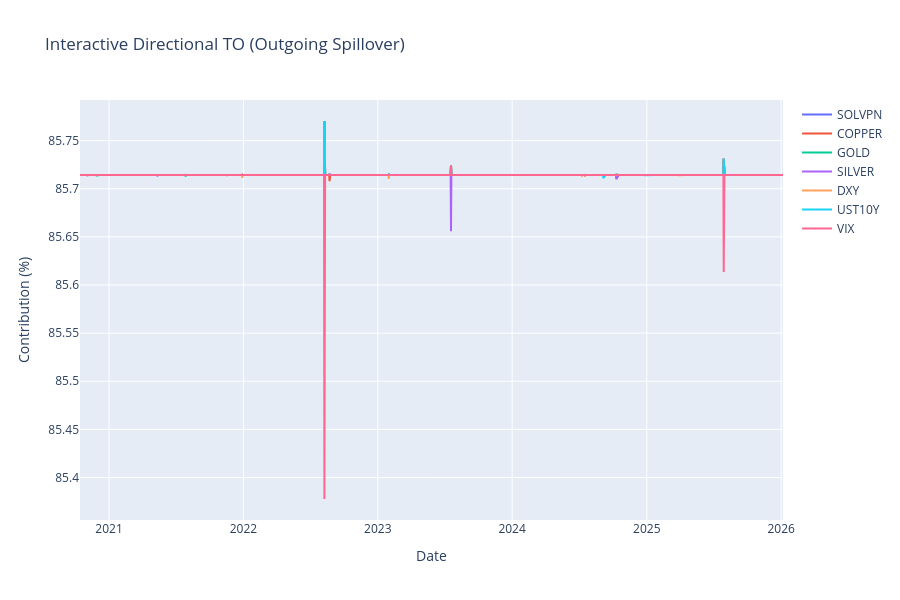
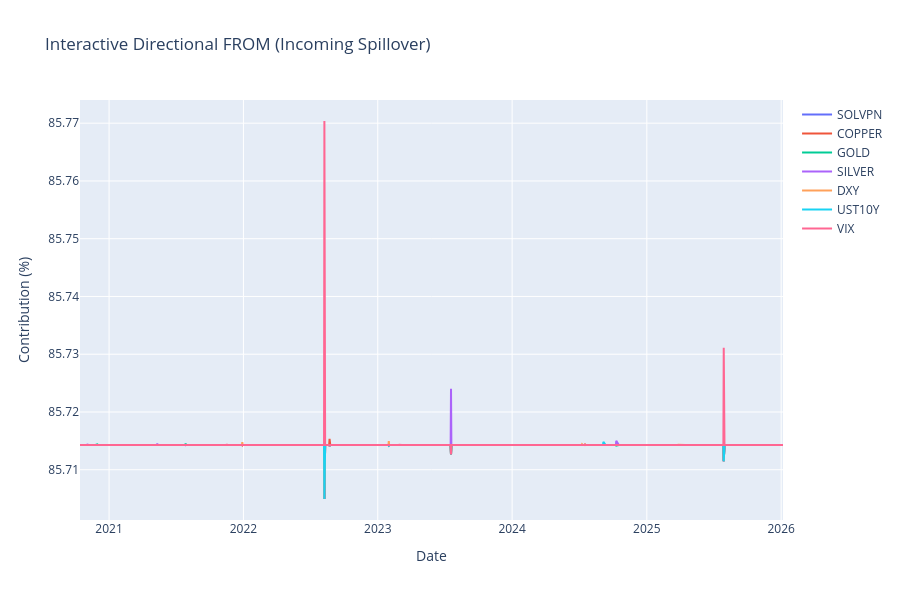

Here is the notebook cell these charts were saved with, in order:
### Code cell
import numpy as np
import pandas as pd
from pathlib import Path
import matplotlib.pyplot as plt
import plotly.graph_objects as go

# ============================================================
# Directional Connectedness (TO / FROM) + Static Save + Interactive Plot
# ------------------------------------------------------------
# 입력
#   - gfevd_all.npy : shape (T_eff, N, N)
#     row = response variable
#     col = shock source
#
# 출력
#   - ./directional_output/directional_time.csv
#   - ./directional_output/directional_mean.csv
#   - ./directional_output/to_series.png
#   - ./directional_output/from_series.png
#
# 화면 출력
#   - Plotly interactive TO graph
#   - Plotly interactive FROM graph
# ============================================================

# =========================
# Config
# =========================
BASE_DIR = Path("./")
OUT_DIR = BASE_DIR / "directional_output"
OUT_DIR.mkdir(parents=True, exist_ok=True)

GFEVD_FILE = BASE_DIR / "gfevd_all.npy"

DATE_FILE_CANDIDATES = [
    BASE_DIR / "tvpvar_input_scaled.csv",
    BASE_DIR / "tvpvar_input_transformed.csv",
    BASE_DIR / "tvpvar_raw_level_merged.csv",
]

OUT_TIME = OUT_DIR / "directional_time.csv"
OUT_MEAN = OUT_DIR / "directional_mean.csv"
OUT_TO_PNG = OUT_DIR / "to_series.png"
OUT_FROM_PNG = OUT_DIR / "from_series.png"
OUT_TO_HTML = OUT_DIR / "to_series_interactive.html"
OUT_FROM_HTML = OUT_DIR / "from_series_interactive.html"

VAR_NAMES = [
    "SOLVPN",
    "COPPER",
    "GOLD",
    "SILVER",
    "DXY",
    "UST10Y",
    "VIX"
]

ROW_SUM_TOL = 1e-6
FORCE_ROW_NORMALIZE = True

# =========================
# Helper
# =========================
def load_dates(target_len: int):
    for fp in DATE_FILE_CANDIDATES:
        if fp.exists():
            try:
                df = pd.read_csv(fp)
                if "Date" not in df.columns:
                    continue

                dt = pd.to_datetime(df["Date"], errors="coerce").dropna().reset_index(drop=True)

                if len(dt) < target_len:
                    continue

                dt = dt.iloc[-target_len:].reset_index(drop=True)
                return dt

            except Exception as e:
                print(f"[WARN] Failed to read dates from {fp}: {e}")

    return None


def row_normalize_theta(theta: np.ndarray) -> np.ndarray:
    row_sum = theta.sum(axis=1, keepdims=True)
    row_sum[row_sum == 0] = 1.0
    return theta / row_sum


def compute_to_from(theta: np.ndarray):
    """
    theta: (N, N)
    row = response variable
    col = shock source
    """
    diag = np.diag(theta)

    # i가 다른 변수들로부터 받는 영향
    from_ = theta.sum(axis=1) - diag

    # i가 다른 변수들에게 주는 영향
    to_ = theta.sum(axis=0) - diag

    return to_, from_


# =========================
# Load
# =========================
if not GFEVD_FILE.exists():
    raise FileNotFoundError(f"Not found: {GFEVD_FILE}")

gfevd_all = np.load(GFEVD_FILE)

if gfevd_all.ndim != 3:
    raise ValueError(f"gfevd_all must be 3D, got shape={gfevd_all.shape}")

T_eff, N, N2 = gfevd_all.shape

if N != N2:
    raise ValueError(f"Last two dims must be square, got shape={gfevd_all.shape}")

if len(VAR_NAMES) != N:
    raise ValueError(f"len(VAR_NAMES)={len(VAR_NAMES)} must match N={N}")

print(f"[INFO] Loaded GFEVD: shape={gfevd_all.shape}")

# =========================
# Check / Normalize
# =========================
gfevd_proc = gfevd_all.copy()

row_sum_check = gfevd_proc.sum(axis=2)
max_row_err = np.max(np.abs(row_sum_check - 1.0))
print(f"[INFO] Max row-sum error before normalization: {max_row_err:.8f}")

if FORCE_ROW_NORMALIZE and max_row_err > ROW_SUM_TOL:
    print("[INFO] Applying row normalization to all theta_t")
    for t in range(T_eff):
        gfevd_proc[t] = row_normalize_theta(gfevd_proc[t])

row_sum_check_after = gfevd_proc.sum(axis=2)
max_row_err_after = np.max(np.abs(row_sum_check_after - 1.0))
print(f"[INFO] Max row-sum error after normalization: {max_row_err_after:.8f}")

# =========================
# Dates
# =========================
dates = load_dates(T_eff)

# =========================
# Time-varying TO / FROM
# =========================
records = []

for t in range(T_eff):
    theta = gfevd_proc[t]
    to_, from_ = compute_to_from(theta)

    row = {}
    if dates is not None:
        row["Date"] = dates.iloc[t]
    else:
        row["t"] = t

    for i, name in enumerate(VAR_NAMES):
        row[f"TO_{name}"] = to_[i] * 100.0
        row[f"FROM_{name}"] = from_[i] * 100.0

    records.append(row)

df_time = pd.DataFrame(records)

# =========================
# Mean TO / FROM
# =========================
rows_mean = []

for name in VAR_NAMES:
    rows_mean.append({
        "Variable": name,
        "TO_mean": df_time[f"TO_{name}"].mean(),
        "FROM_mean": df_time[f"FROM_{name}"].mean(),
    })

df_mean = pd.DataFrame(rows_mean)

# =========================
# Save CSV
# =========================
df_time.to_csv(OUT_TIME, index=False)
df_mean.to_csv(OUT_MEAN, index=False)

print("[INFO] Saved:")
print(f"  - {OUT_TIME}")
print(f"  - {OUT_MEAN}")

print("\n[INFO] Mean Directional Connectedness")
print(df_mean.to_string(index=False))

# =========================
# X-axis 준비
# =========================
if "Date" in df_time.columns:
    df_time["Date"] = pd.to_datetime(df_time["Date"])
    x = df_time["Date"]
    x_label = "Date"
else:
    x = df_time["t"]
    x_label = "t"

# =========================
# Matplotlib Save: TO
# =========================
plt.figure(figsize=(12, 6))
for name in VAR_NAMES:
    plt.plot(x, df_time[f"TO_{name}"], label=name, linewidth=1.2)

plt.title("Directional TO (Outgoing Spillover)")
plt.xlabel(x_label)
plt.ylabel("Contribution (%)")
plt.legend()
plt.grid(True, alpha=0.3)
plt.tight_layout()
plt.savefig(OUT_TO_PNG, dpi=300, bbox_inches="tight")
plt.close()

# =========================
# Matplotlib Save: FROM
# =========================
plt.figure(figsize=(12, 6))
for name in VAR_NAMES:
    plt.plot(x, df_time[f"FROM_{name}"], label=name, linewidth=1.2)

plt.title("Directional FROM (Incoming Spillover)")
plt.xlabel(x_label)
plt.ylabel("Contribution (%)")
plt.legend()
plt.grid(True, alpha=0.3)
plt.tight_layout()
plt.savefig(OUT_FROM_PNG, dpi=300, bbox_inches="tight")
plt.close()

print(f"  - {OUT_TO_PNG}")
print(f"  - {OUT_FROM_PNG}")

# =========================
# Plotly Interactive: TO
# =========================
fig_to = go.Figure()

for name in VAR_NAMES:
    fig_to.add_trace(
        go.Scatter(
            x=x,
            y=df_time[f"TO_{name}"],
            mode="lines",
            name=name
        )
    )

fig_to.update_layout(
    title="Interactive Directional TO (Outgoing Spillover)",
    xaxis_title=x_label,
    yaxis_title="Contribution (%)",
    height=600,
    hovermode="x unified"
)

fig_to.show()
fig_to.write_html(str(OUT_TO_HTML))

# =========================
# Plotly Interactive: FROM
# =========================
fig_from = go.Figure()

for name in VAR_NAMES:
    fig_from.add_trace(
        go.Scatter(
            x=x,
            y=df_time[f"FROM_{name}"],
            mode="lines",
            name=name
        )
    )

fig_from.update_layout(
    title="Interactive Directional FROM (Incoming Spillover)",
    xaxis_title=x_label,
    yaxis_title="Contribution (%)",
    height=600,
    hovermode="x unified"
)

fig_from.show()
fig_from.write_html(str(OUT_FROM_HTML))

print(f"  - {OUT_TO_HTML}")
print(f"  - {OUT_FROM_HTML}")

### Figure 1 — Plotly figure (JSON) as saved in the notebook; plotly's stock layout.template omitted (floating-point values rounded to 4 significant figures; data arrays with more than 128 entries replaced by an {"elided": "..."} marker saying what was removed)
{"data": [{"mode": "lines", "name": "SOLVPN", "type": "scatter", "x": {"elided": "1035 str values"}, "y": {"elided": "1035 float values"}}, {"mode": "lines", "name": "COPPER", "type": "scatter", "x": {"elided": "1035 str values"}, "y": {"elided": "1035 float values"}}, {"mode": "lines", "name": "GOLD", "type": "scatter", "x": {"elided": "1035 str values"}, "y": {"elided": "1035 float values"}}, {"mode": "lines", "name": "SILVER", "type": "scatter", "x": {"elided": "1035 str values"}, "y": {"elided": "1035 float values"}}, {"mode": "lines", "name": "DXY", "type": "scatter", "x": {"elided": "1035 str values"}, "y": {"elided": "1035 float values"}}, {"mode": "lines", "name": "UST10Y", "type": "scatter", "x": {"elided": "1035 str values"}, "y": {"elided": "1035 float values"}}, {"mode": "lines", "name": "VIX", "type": "scatter", "x": {"elided": "1035 str values"}, "y": {"elided": "1035 float values"}}], "layout": {"height": 600, "hovermode": "x unified", "title": {"text": "Interactive Directional TO (Outgoing Spillover)"}, "xaxis": {"title": {"text": "Date"}}, "yaxis": {"title": {"text": "Contribution (%)"}}}}

### Figure 2 — Plotly figure (JSON) as saved in the notebook; plotly's stock layout.template omitted (floating-point values rounded to 4 significant figures; data arrays with more than 128 entries replaced by an {"elided": "..."} marker saying what was removed)
{"data": [{"mode": "lines", "name": "SOLVPN", "type": "scatter", "x": {"elided": "1035 str values"}, "y": {"elided": "1035 float values"}}, {"mode": "lines", "name": "COPPER", "type": "scatter", "x": {"elided": "1035 str values"}, "y": {"elided": "1035 float values"}}, {"mode": "lines", "name": "GOLD", "type": "scatter", "x": {"elided": "1035 str values"}, "y": {"elided": "1035 float values"}}, {"mode": "lines", "name": "SILVER", "type": "scatter", "x": {"elided": "1035 str values"}, "y": {"elided": "1035 float values"}}, {"mode": "lines", "name": "DXY", "type": "scatter", "x": {"elided": "1035 str values"}, "y": {"elided": "1035 float values"}}, {"mode": "lines", "name": "UST10Y", "type": "scatter", "x": {"elided": "1035 str values"}, "y": {"elided": "1035 float values"}}, {"mode": "lines", "name": "VIX", "type": "scatter", "x": {"elided": "1035 str values"}, "y": {"elided": "1035 float values"}}], "layout": {"height": 600, "hovermode": "x unified", "title": {"text": "Interactive Directional FROM (Incoming Spillover)"}, "xaxis": {"title": {"text": "Date"}}, "yaxis": {"title": {"text": "Contribution (%)"}}}}
